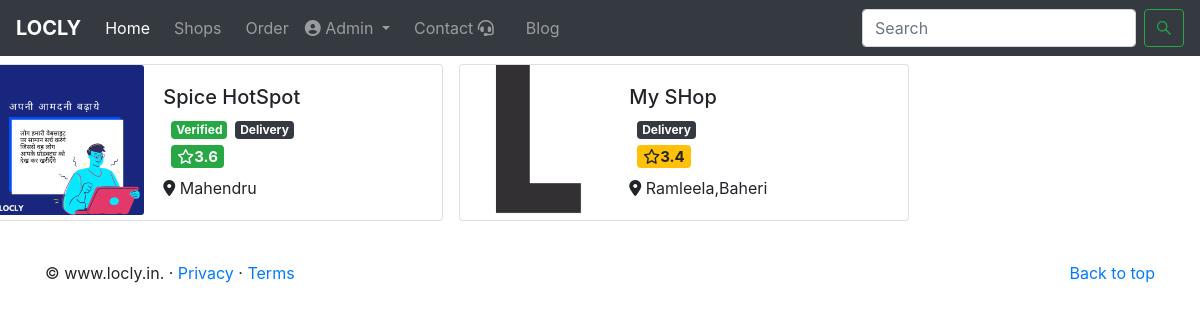
The page /shops (signed in) on the database its author committed.
### MyApp/models.py (models this page shows, shortened)
class shop(models.Model):
    shop_id=models.CharField(max_length=20,default='',unique=True)
    tophtml=models.CharField(max_length=2000,default='',blank=True)
    shop_name=models.CharField(max_length=500)
    shop_user=models.ForeignKey(User,on_delete=models.CASCADE)
    shop_pic=models.ImageField(upload_to="media/")
    shop_disc=models.CharField(max_length=2000)
    shop_add=models.CharField(max_length=1000)
    verified=models.BooleanField(default=False)
    contact=models.IntegerField(default='')
    delivery=models.BooleanField(default=False)
    loclity=models.CharField(default='',max_length=50)
    clicks=models.IntegerField(default=0)
    city=models.CharField(default='Bareilly',max_length=50)
    rating=models.FloatField(default=5)
    live=models.BooleanField(default=False)
    Grocery = 'Grocery'
    Medical = 'Medical'
    DailyE='DailyE'
    Mobile="Mobile"
    electronics="electronics"
    clothing="clothing"
    food="food"
    furtunier="furtunier"
    gifts="gifts"
    computers="computers"
    jewellery="jewellery"
    book="book"
    Stationery="Stationery"
    CHOICES = [
        (Grocery, 'Grocery'),
        (Medical, 'Medical'),
        (DailyE, 'DailyE'),(Mobile,"Mobile"),(electronics,"electronics"),(clothing,"clothing"),(food,"food"),(furtunier,"furtunier"),
        (gifts,"gifts"),(computers,"computers"), (jewellery,"jewellery"),(book,"book"),(Stationery,"Stationery")]
    category = models.CharField(max_length=20,choices=CHOICES,default=Grocery)
    bottomhtml=models.CharField(max_length=2000,default='',blank=True)

### MyApp/views.py (the view)
# urls.py: path('shops', views.index_shop ,name='IndexShop'),
def index_shop(request):
    data=shop.objects.all()
    try:
        prams={'name':request.user.first_name,'data':data,'range':3}
    except:
        prams={'data':data,'range':range(1,3)}
    return render(request,'shop_home.html',prams)

### templates/shop_home.html (shortened to what this page needs)
{% extends 'base.html' %}
{% block body %}
<div class="row">
{% for i in data|slice:"0:"  %}
<div class="card mb-3 mx-2 my-2" style="width:450px;">
  <div class="row no-gutters">
    <div class="col-md-4">
      <img style="width:150px;height:150px;"src="media/{{i.shop_pic}}" class="card-img" alt="...">
    </div>
    <div class="col-md-8">
      <div class="card-body">
        <h5 class="card-title">{{i.shop_name}}</h5>
        <div class="row mx-2 my-1">
        {% if i.verified %}<a href="#" class="badge badge-success mr-2">Verified</a>{% endif %}
        {% if i.delivery %}<span class="badge badge-dark">Delivery</span>{% endif %}
      </div>
      {% if i.rating > 3.5 %}
        <h5><a href="#" class="badge badge-success ml-2"><i class="far fa-star"></i>{{i.rating}}</a></h5>
      {% elif i.rating > 2.5 %}
        <h5><a href="#" class="badge badge-warning ml-2"><i class="far fa-star"></i>{{i.rating}}</a></h5>
      {% elif i.rating > 0 %}
        <h5><a href="#" class="badge badge-danger ml-2"><i class="far fa-star"></i>{{i.rating}}</a></h5>
      {% endif %}
        <h8><i class="fas fa-map-marker-alt my-1"></i> {{i.loclity}}</h8>
      </div>
    </div>
  </div>
</div>
{% endfor %}
</div>
{% endblock body %}

### templates/base.html (shortened to what this page needs)
<!doctype html>
<html lang="en">
<head>
  <link rel="stylesheet" href="https://stackpath.bootstrapcdn.com/bootstrap/4.4.1/css/bootstrap.min.css"
>
</head>
<body>
  <header>
  <nav class="navbar navbar-expand-lg navbar-dark bg-dark">
    <a class="navbar-brand" href="/"><b>LOCLY</b></a>
    <div class="collapse navbar-collapse" id="navbarNav">
      <ul class="navbar-nav">
        <li class="nav-item active">
          <a class="nav-link" href="/">Home <span class="sr-only">(current)</span></a>
        </li>
        <li class="nav-item">
          <a class="nav-link mx-2" href="/shops">Shops</a>
        </li>
        {% if not request.user.is_anonymous %}
        <li class="nav-item">
          <a class="nav-link" href="/ordertracker">Order</a>
        </li>
        {% endif %}
        {% if not request.user.is_anonymous %}
        <li class="nav-item dropdown">
          <a class="nav-link dropdown-toggle" href="#" id="navbarDropdown" role="button" data-toggle="dropdown" aria-haspopup="true" aria-expanded="false">
            <i class="fas fa-user-circle"></i> {{request.user.first_name}}
          </a>
        </li>
        {% endif %}
        <li class="nav-item">
          <a class="nav-link mx-2" href="/contact">Contact <i class="fas fa-headset"></i></a>
        </li>
        <li class="nav-item">
          <a class="nav-link mx-2" href="/blog/">Blog </a>
        </li>
    </div>
    <form method="GET" action="/search" class="form-inline my-2 my-lg-0">
      <input class="form-control mr-sm-2" type="search" placeholder="Search" name='search'aria-label="Search">
      <button class="btn btn-outline-success my-2 my-sm-0" type="submit"><i class="fab fa-sistrix"></i></button>
    </form>
  </nav>
</header>
  {% block body %}
  {% endblock body %}
</body>
<footer class="container mt-4">
  <p class="float-right"><a href="#">Back to top</a></p>
  <p>&copy; www.locly.in. &middot; <a href="#">Privacy</a> &middot; <a href="#">Terms</a></p>
</footer>
</html>

### rows shown on the page
shop: shop_pic (picture), shop_name "Spice HotSpot", verified "Verified", delivery "Delivery", rating "3.6", loclity "Mahendru"
shop: shop_pic (picture), shop_name "My SHop", delivery "Delivery", rating "3.4", loclity "Ramleela,Baheri"

### other values the page prints
{{ request.user.first_name }} "Admin"
